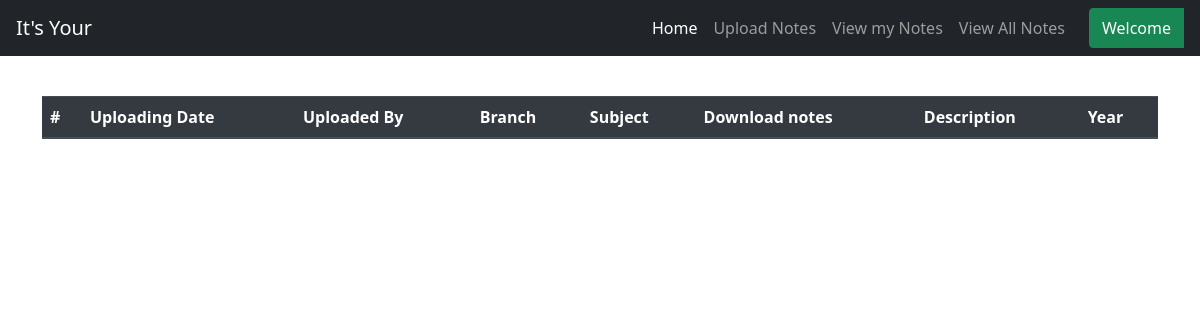
/other (signed in), run on an earlier commit of the app's database.
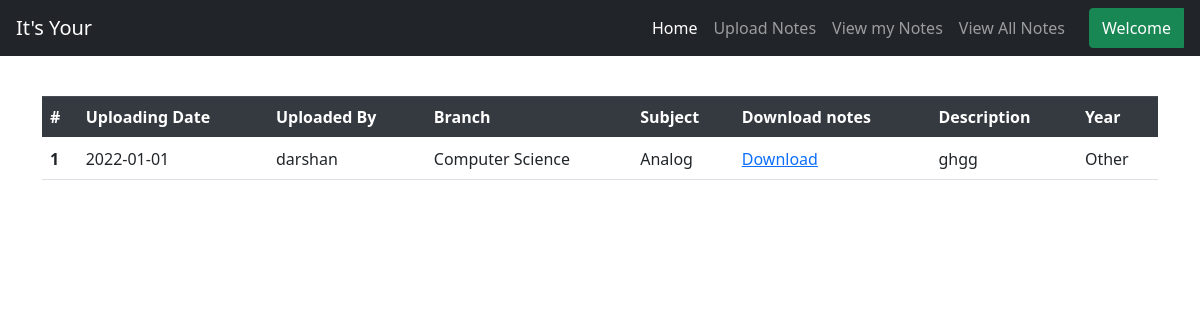
And on a later commit of the database.
### notes/models.py (models this page shows)
class Notes(models.Model):
    user = models.ForeignKey(User,on_delete=models.CASCADE)
    uploadingdate =models.CharField(max_length=30,null=True)
    branch =models.CharField(max_length=30)
    subject =models.CharField(max_length=30)
    notesfile =models.FileField(null=True)
    filetype =models.CharField(max_length=30)
    description =models.CharField(max_length=200,null=True)
    year =models.CharField(max_length=30,null=True)
    notestype=models.CharField(max_length=30,null=True)
    status =models.CharField(max_length=30)

### notes/views.py (the view)
# urls.py: path('other',other,name='other'),
def other(request):
    if not request.user.is_authenticated:
           return redirect('index')
    notes = Notes.objects.filter(year= "Other" , notestype="Others")
    d={'notes':notes}
    return render(request,'notes/other.html',d)

### notes/templates/notes/other.html
{% extends 'notes/usernav.html' %}
{% load static %}
{% block body %}
<h1 class="text-center">First Year</h1>
<div class="container mt-5">
    <table class="table" id="example" style="min-width: fit-content;">
        <thead class="thead-dark">
          <tr>
            <th scope="col">#</th>
            <th scope="col">Uploading Date</th>
            <th scope="col">Uploaded By</th>
            <th scope="col">Branch</th>
            <th scope="col">Subject</th>
            <th scope="col">Download notes</th>
            <th scope="col">Description</th>
            <th scope="col">Year</th>
          </tr>
        </thead>
        {% for i in notes %}
        <tbody>
          <tr>
            <th scope="row">{{forloop.counter }}</th>
            <td>{{i.uploadingdate}}</td>
            <td>{{i.user.username}}</td>
            <td>{{i.branch}}</td>
            <td>{{i.subject}}</td>
            <td><a href="{{i.notesfile.url}}" download>Download</a></td>
            <td>{{i.description}}</td>
            <td>{{i.year}}</td>
          </tr>
        </tbody>
        {% endfor %}
      </table>
</div>
{% endblock %}

What changed in the data, as far as the page shows it:
added Notes: uploadingdate "2022-01-01", user.username "darshan", branch "Computer Science", subject "Analog", description "ghgg", year "Other"
